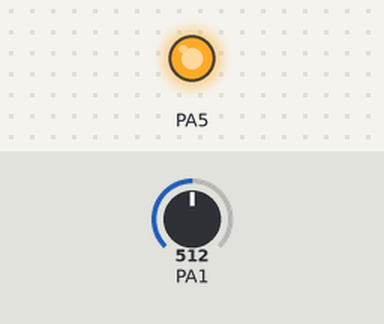
Bench run of a program on a simulated ATtiny44, built with avr-gcc and emulated at 1 MHz. Shown: output pins drawn as LEDs (lit = HIGH). Inputs (shaded band) come from the test bench; at power-on: PA1 = 512. At 0.0 s the program stops and its outputs stay as they are.

Above: at 0.1 s.
Timing chart, 0 to 1.5 s (numbered marks = the images above):
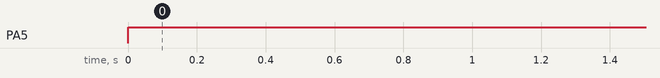

The program:

main.cpp
```cpp
/*
 * UART_and_ADC.cpp
 *
 * Created: 04-05-2021 22:57:09
 * Author : Naman Puri
 */

// DEFINE DIRECTIVES
#define F_CPU	1000000UL
#define BAUDRATE 1200
#define STOPBITS  1

// INCLUDE DIRECTIVES
#include <avr/io.h>
#include <util/delay.h>
#include <avr/interrupt.h>

// variable definItions
enum USISERIAL_SEND_STATE { AVAILABLE, FIRST, SECOND };
static volatile enum USISERIAL_SEND_STATE usiserial_send_state = AVAILABLE;
static volatile uint8_t usiserial_tx_data;
uint8_t encodedValues[2];  //arr[0] will contain LSN, arr[1] will contain MSN

// function definitions
void encodeADC(uint8_t channelid, uint8_t adcval, uint8_t encodedvalues[]){
	uint8_t lower, upper = 0;
	lower = (adcval & 0x0F) | (channelid  << 4);
	upper = (adcval >> 4) | (0x80 | (channelid << 4));
	encodedvalues[0] = lower;
	encodedvalues[1] = upper;
}
static inline enum USISERIAL_SEND_STATE usiserial_send_get_state(void)
{
	return usiserial_send_state;
}

static inline void usiserial_send_set_state(enum USISERIAL_SEND_STATE state)
{
	usiserial_send_state=state;
}

bool usiserial_send_available()
{
	return usiserial_send_get_state()==AVAILABLE;
}

static inline uint8_t usiserial_get_tx_data(void)
{
	return usiserial_tx_data;
}

static inline void usiserial_set_tx_data(uint8_t tx_data)
{
	usiserial_tx_data = tx_data;
}

static uint8_t reverse_byte (uint8_t x) {
	x = ((x >> 1) & 0x55) | ((x << 1) & 0xaa);
	x = ((x >> 2) & 0x33) | ((x << 2) & 0xcc);
	x = ((x >> 4) & 0x0f) | ((x << 4) & 0xf0);
	return x;
}

void usiserial_send_byte(uint8_t data)
{
	while (usiserial_send_get_state() != AVAILABLE)
	{
		// Spin until we finish sending previous packet
	};
	usiserial_send_set_state(FIRST);
	usiserial_set_tx_data(reverse_byte(data));

	// Configure Timer0
	TCCR0A = (1 << WGM01);   // CTC mode
	TCCR0A &= (~((1 << WGM02) | (1 << WGM00)));
	TCCR0B = (1 << CS01);                   // Set prescaler to clk /8
	TCCR0B &= (~((1 << CS02) | (1 << CS00)));
	GTCCR = 1 << PSR10;                    // Reset prescaler
	OCR0A = 104;                            // Trigger every full bit width
	TCNT0 = 0;                              // Count up from 0

	// Configure USI to send high start bit and 7 bits of data
	USIDR = (0x00) |                            // Start bit (low)
	(usiserial_get_tx_data() >> 1);         // followed by first 7 bits of serial data

	USICR  = (1 << USIOIE)|                     // Enable USI Counter OVF interrupt.
	(0 << USIWM1) | (1 << USIWM0)|              // Select three wire mode to ensure USI written to PA5
	(0 << USICS1) | (1 << USICS0) | (0 << USICLK);  // Select Timer0 Compare match as USI Clock source.

	DDRA  |= (1 << PA5);                        // Configure USI_DO as output.

	USISR = (1 << USIOIF) |                       // Clear USI overflow interrupt flag
	(16 - 8);                             // and set USI counter to count 8 bits
}

// USI overflow interrupt indicates we have sent a buffer
ISR (USI_OVF_vect) {
	if (usiserial_send_get_state() == FIRST)
	{
		usiserial_send_set_state(SECOND);
		USIDR = (usiserial_get_tx_data() << 7)  // Send last 1 bit of data
		| (0x7F);                           // and stop bits (high)

		USISR = (1 << USIOIF) |                   // Clear USI overflow interrupt flag
		(16 - (1 + (STOPBITS)));          // Set USI counter to send last data bit and stop bits
	}
	else
	{
		PORTA |= (1 << PA5);                    // Ensure output is high
		DDRA  |= (1 << PA5);                    // Configure USI_DO as output.
		USICR = 0;                            // Disable USI.
		USISR |= (1 << USIOIF);                   // clear interrupt flag

		usiserial_send_set_state(AVAILABLE);
	}
}

void ADC_Init()
{
	DDRA &= (~((1 << PA0) | (1 << PA1) | (1 << PA2) | (1 << PA3)));			/* Make PA0,1,2,3 as INPUT */
	ADCSRA = (1 << ADEN) | (1 << ADPS2) | (1 << ADPS1) | ( 1<< ADPS0);			/* Enable ADC, fr/128  */
	ADMUX &= (~((1 << REFS1) | (1 << REFS0)));			                  /* Vref: vcc */
}

int ADC_Read(uint8_t channel)
{
	uint8_t analogvalue = 0;

	ADMUX = (channel & 0x0F);	/* Set input channel to read */
	ADCSRB |= (1 << ADLAR);		/* left adjust the result */
	ADCSRA |= (1 << ADSC);		/* Start conversion */
	while((ADCSRA & (1 << ADIF)) == 0);	/* Monitor end of conversion interrupt */
	//_delay_us(10);
	analogvalue = ADCH;			/* read adc value*/
	return(analogvalue);			/* Return sampled value*/
}

uint8_t avg16(uint8_t pin){
	int value = 0;
	for(int j = 0; j < 16; j++){
		value += ADC_Read(pin);
	}
	value /= 16;
	return (uint8_t)value;
}
int main(void)
{
	DDRA  |= (1 << PA5);
	PORTA |= (1 << PA5);
	sei();
	ADC_Init();

	//int r,g,b,i = 0;

    while (1)
    {
		uint8_t r,g,b,i = 0;

		g = avg16(0x01);
		encodeADC(0x01,g,encodedValues);
		while (!usiserial_send_available())
		{// Wait for last send to complete
		}
		usiserial_send_byte(encodedValues[0]);
		while (!usiserial_send_available())
		{// Wait for last send to complete
		}
		usiserial_send_byte(encodedValues[1]);

		b = avg16(0x02);
		encodeADC(0x02,b,encodedValues);
		while (!usiserial_send_available())
		{// Wait for last send to complete
		}
		usiserial_send_byte(encodedValues[0]);
		while (!usiserial_send_available())
		{// Wait for last send to complete
		}
		usiserial_send_byte(encodedValues[1]);

		i = avg16(0x03);
		encodeADC(0x03,i,encodedValues);
		while (!usiserial_send_available())
		{// Wait for last send to complete
		}
		usiserial_send_byte(encodedValues[0]);
		while (!usiserial_send_available())
		{// Wait for last send to complete
		}
		usiserial_send_byte(encodedValues[1]);
		}
}
```

Measured:
- by itself, PA5: LOW → HIGH at 0.00 s
